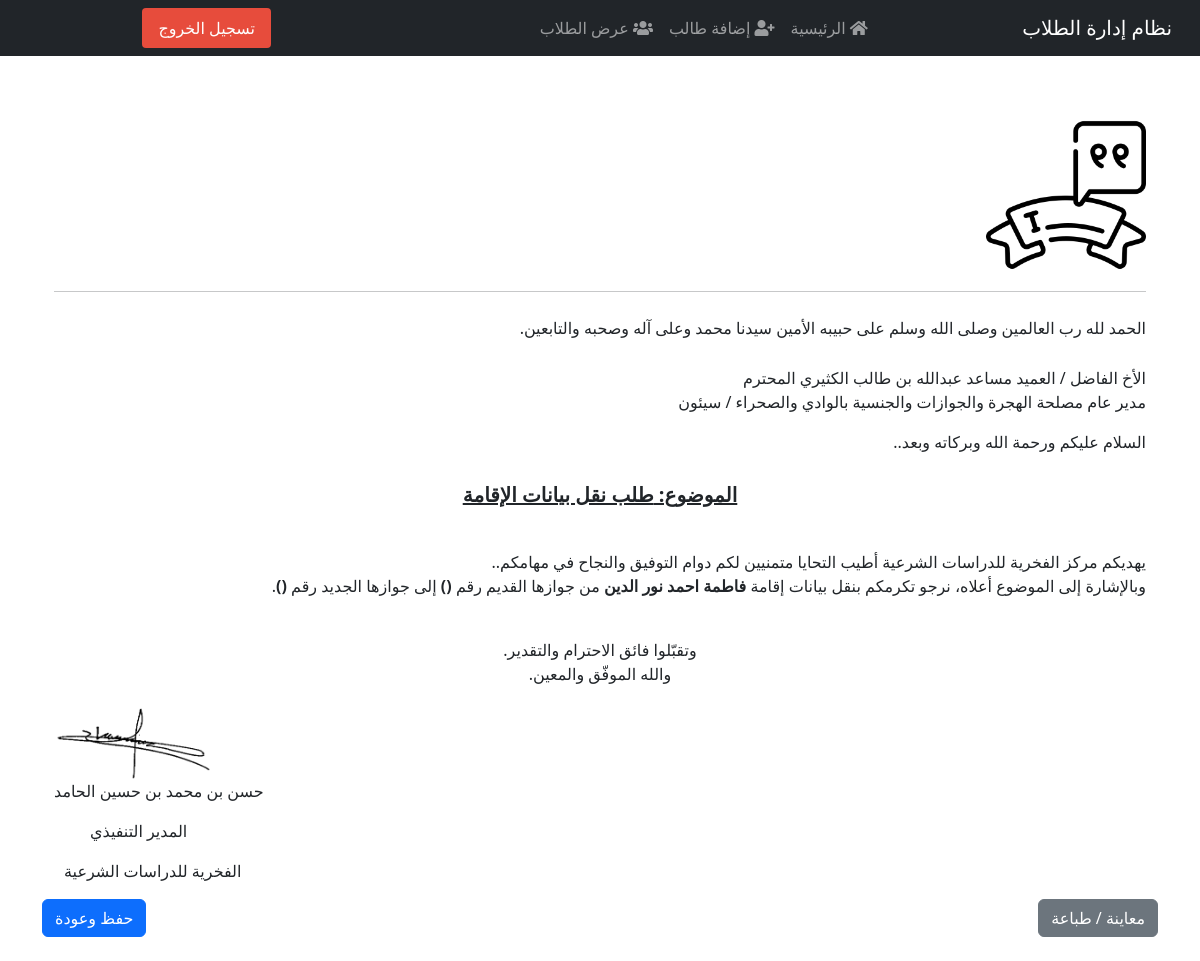
Page /24/directives/passport/transfer-residence/ (signed in) on the committed database.
### students/models.py (models this page shows, shortened)
class Correspondent(models.Model):
    category = models.CharField(max_length=50, unique=True)
    name     = models.CharField(max_length=100)
    title    = models.CharField(max_length=100, blank=True)
    class Meta:
        verbose_name        = "الاسم"
        verbose_name_plural = "إدارة التوجيهات والمراسلات"

class Student(models.Model):
    class Meta:
        verbose_name        = "الطالب"
        verbose_name_plural = "الطلاب"
    image = models.ImageField(upload_to='students_images/', blank=True, null=True, verbose_name="صورة الطالب")
    note = models.TextField(blank=True, null=True, verbose_name="ملاحظة")
    GENDER_CHOICES = [
        ('M', 'ذكر'),
        ('F', 'أنثى'),
    ]
    nationality = CountryField(verbose_name="الجنسية")
    MARITAL_STATUS_CHOICES = [
        ('single', 'أعزب'),
        ('married', 'متزوج'),
        ('divorced', 'مطلق'),
        ('widowed', 'أرمل'),
    ]
    first_name = models.CharField(max_length=100, verbose_name="الاسم الأول")
    last_name = models.CharField(max_length=100, verbose_name="اللقب")
    birth_date = models.DateField(verbose_name="تاريخ الميلاد")
    gender = models.CharField(max_length=1, choices=GENDER_CHOICES, verbose_name="الجنس")
    image = models.ImageField(upload_to='students_images/', blank=True, null=True, verbose_name="صورة الطالب")
    nationality = CountryField(verbose_name="الجنسية")
    job = models.CharField(max_length=100, verbose_name="الوظيفة", blank=True, null=True)
    marital_status = models.CharField(max_length=10, choices=MARITAL_STATUS_CHOICES, verbose_name="الحالة الاجتماعية")
    passport_number = models.CharField(max_length=50, blank=True, null=True, verbose_name="رقم الجواز")
    registration_number = models.CharField(max_length=50, blank=True, null=True, verbose_name="رقم التسجيل")
    place_of_issue = models.CharField(max_length=100, blank=True, null=True, verbose_name="مكان الإصدار")
    passport_number_old = models.CharField(max_length=50, blank=True, null=True)
    purpose = models.CharField(max_length=100, blank=True, null=True, verbose_name="الغرض")
    registration_place = models.CharField(max_length=100, blank=True, null=True, verbose_name="مكان التسجيل")
    visa_number = models.CharField(max_length=50, blank=True, null=True, verbose_name="رقم التأشيرة")
    date_of_issued = models.DateField(blank=True, null=True, verbose_name="تاريخ الإصدار")
    port_name = models.CharField(max_length=100, blank=True, null=True, verbose_name="اسم الميناء")
    date_of_registration = models.DateField(blank=True, null=True, verbose_name="تاريخ التسجيل")
    place_of_issued_residence = models.CharField(max_length=100, blank=True, null=True, verbose_name="مكان إصدار الإقامة")
    residence_number = models.CharField(max_length=50, blank=True, null=True, verbose_name="رقم الإقامة")
    residence_issue_place = models.CharField(max_length=100, blank=True, null=True, verbose_name="مكان إصدار الإقامة")
    residence_issued_date = models.DateField(blank=True, null=True, verbose_name="تاريخ إصدار الإقامة")
    residence_end_date = models.DateField(blank=True, null=True, verbose_name="تاريخ انتهاء الإقامة")
    reference_number = models.CharField(max_length=50, blank=True, null=True, verbose_name="الرقم المرجعي")
    entry_date = models.DateField(blank=True, null=True, verbose_name="تاريخ الدخول")
    end_date = models.DateField(blank=True, null=True, verbose_name="تاريخ المغادرة")
    registration_date = models.DateField(blank=True, null=True, verbose_name="تاريخ التسجيل")
    end_registration_date = models.DateField(blank=True, null=True, verbose_name="تاريخ انتهاء التسجيل")
    type_of_services = models.CharField(max_length=100, blank=True, null=True, verbose_name="نوع الخدمات")
    issuing_authority = models.CharField(max_length=100, blank=True, null=True, verbose_name="الجهة المصدرة")
    phone_number = models.CharField(max_length=20, blank=True, null=True, verbose_name="رقم الهاتف")
    companion_name = models.CharField(max_length=100, blank=True, null=True, verbose_name="اسم المرافق")
    companion_nationality = models.CharField(max_length=100, blank=True, null=True, verbose_name="جنسية المرافق")
    companion_relationship = models.CharField(max_length=100, blank=True, null=True, verbose_name="صلة القرابة")
    companion_passport_number = models.CharField(max_length=50, blank=True, null=True, verbose_name="رقم جواز المرافق")
    companion_residence_number = models.CharField(max_length=50, blank=True, null=True, verbose_name="رقم إقامة المرافق")
    companion_residence_end_date = models.DateField(blank=True, null=True, verbose_name="تاريخ انتهاء إقامة المرافق")
    note = models.TextField(blank=True, null=True, verbose_name="ملاحظة")
    class Meta:
        permissions = [
            ("can_create_correspondence", "Can create correspondence/letters"),
        ]

class ExecutiveDirector(models.Model):
    name      = models.CharField(max_length=100, verbose_name="اسم المدير التنفيذي")
    title     = models.CharField(max_length=100, blank=True, verbose_name="المنصب الوظيفي")
    institute     = models.CharField(max_length=100, blank=True, verbose_name="اسم المعهد")
    signature = models.ImageField(
        upload_to='signatures/',
        blank=True,
        null=True,
        verbose_name="توقيع المدير التنفيذي"
    )
    class Meta:
        verbose_name = "المدير التنفيذي"
        verbose_name_plural = "بيانات المدير التنفيذي"

### students/views.py (the view)
@login_required
@permission_required('students.can_create_correspondence', raise_exception=True)
def transfer_residence_letter(request, student_id):
    student = get_object_or_404(Student, pk=student_id)
    try:
        director = Correspondent.objects.get(category='مدير الجوازات')
        correspondent_name = director.name
        correspondent_title = director.title
    except Correspondent.DoesNotExist:
        correspondent_name = ''
        correspondent_title = ''
    exec_dir = ExecutiveDirector.objects.first()
    if exec_dir and exec_dir.signature:
        signature_url = exec_dir.signature.url
        exec_name = exec_dir.name
        exec_title = exec_dir.title
        exec_institute = exec_dir.institute
    else:
        signature_url = None
        exec_name = ''
        exec_title = ''
        exec_institute = ''
    subject_text = 'طلب نقل بيانات الإقامة'
    old_passport = student.passport_number_old or ''
    new_passport = student.passport_number or ''
    if request.method == 'POST':
        messages.success(request, 'تم حفظ المراسلة بنجاح.')
        return redirect('students:student_detail', student_id=student.id)
    context = {
        'student': student,
        'correspondent_name': correspondent_name,
        'correspondent_title': correspondent_title,
        'exec_name': exec_name,
        'exec_title': exec_title,
        'exec_institute': exec_institute,
        'signature_url': signature_url,
        'subject': subject_text,
        'old_passport': old_passport,
        'new_passport': new_passport,
    }
    return render(request, 'students/transfer_residence_letter.html', context)

### students/templates/students/transfer_residence_letter.html (shortened to what this page needs)
{% extends "students/base.html" %}
{% load static %}
{% block content %}
<div class="container mt-5">
  <div class="text-center-print mb-4">
    <img src="{% static 'images/logo.png' %}" alt="شعار المركز" class="logo-print" width="160px">
    <hr class="hr-print">
  </div>
    <p class="opining-txt">الحمد لله رب العالمين وصلى الله وسلم على حبيبه الأمين سيدنا محمد وعلى آله وصحبه والتابعين.</p>
    <p>
      الأخ الفاضل / <span class="bold-print">{{ correspondent_name }}</span>{% if correspondent_title %}, <span class="bold-print">{{ correspondent_title }}</span>{% endif %}<br>
      مدير عام مصلحة الهجرة والجوازات والجنسية بالوادي والصحراء / سيئون
    </p>
    <p class="opining-txt">السلام عليكم ورحمة الله وبركاته وبعد..</p>
    <p class="center-txt"><span>الموضوع: {{ subject }}</span></p>
    <br>
    <p>
      يهديكم مركز الفخرية للدراسات الشرعية أطيب التحايا متمنيين لكم دوام التوفيق والنجاح في مهامكم..<br>
      وبالإشارة إلى الموضوع أعلاه، نرجو تكرمكم بنقل بيانات إقامة  <strong>{{ student.first_name }} {{ student.last_name }}</strong>
      من جوازها القديم رقم <strong>({{ old_passport }})</strong> إلى جوازها الجديد رقم <strong>({{ new_passport }})</strong>.
    </p>
    <br>
    <p class="normal-center-txt">
      وتقبّلوا فائق الاحترام والتقدير.<br>
      والله الموفّق والمعين.
    </p>
  {% if signature_url %}
    <div class="text-signature-container">
      <img src="{{ signature_url }}" alt="توقيع المدير التنفيذي" class="signature-print" width="160px;">
      <p class="bold-print">{{ exec_name }}</p>
      <p class="ex-title">{{ exec_title }}</p>
      <p class="ex-institute">{{ exec_institute }}</p>
    </div>
  {% else %}
    <div class="text-center-print mt-4">
      <p class="no-signature-print">(لا يوجد توقيع مُحمَّل حاليًا)</p>
    </div>
  {% endif %}
</div>
<div class="d-flex justify-content-between mb-4 buttons-print">
  <button type="button" class="btn btn-secondary" onclick="window.print();">معاينة / طباعة</button>
  <button type="button" onclick="window.location.href='{% url 'student_detail' student.id %}'" class="btn btn-primary">حفظ وعودة</button>
</div>
{% endblock %}

### students/static/css/style.css (style rules this page uses)
body { font-family: 'Tajawal', sans-serif; text-align: right; }
.opining-txt { padding-bottom: 10px; }
p.center-txt { text-align: center; font-size: 20px; font-weight: bold; text-decoration: underline; }
p.normal-center-txt { text-align: center; }
.text-signature-container { text-align: left; }
.ex-title { margin-left: 36px; }
.ex-institute { margin-left: 10px; }

### rows in the picture
Correspondent: name "العميد مساعد عبدالله بن طالب الكثيري المحترم"
Student: first_name "فاطمة احمد", last_name "نور الدين"
ExecutiveDirector: name "حسن بن محمد بن حسين الحامد", title "المدير التنفيذي", institute "الفخرية للدراسات الشرعية"

### other values in the picture
{{ subject }} "طلب نقل بيانات الإقامة"
